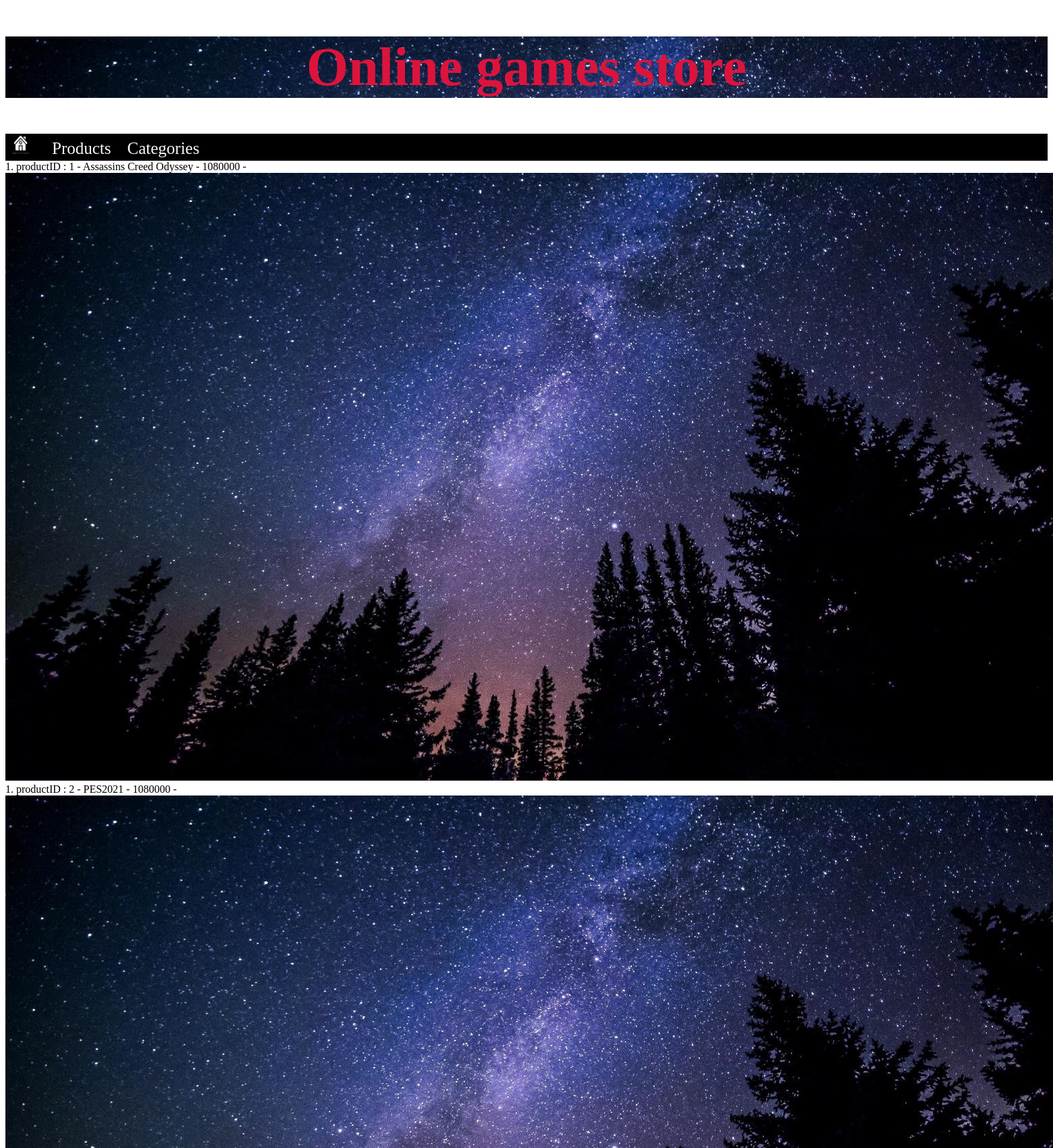
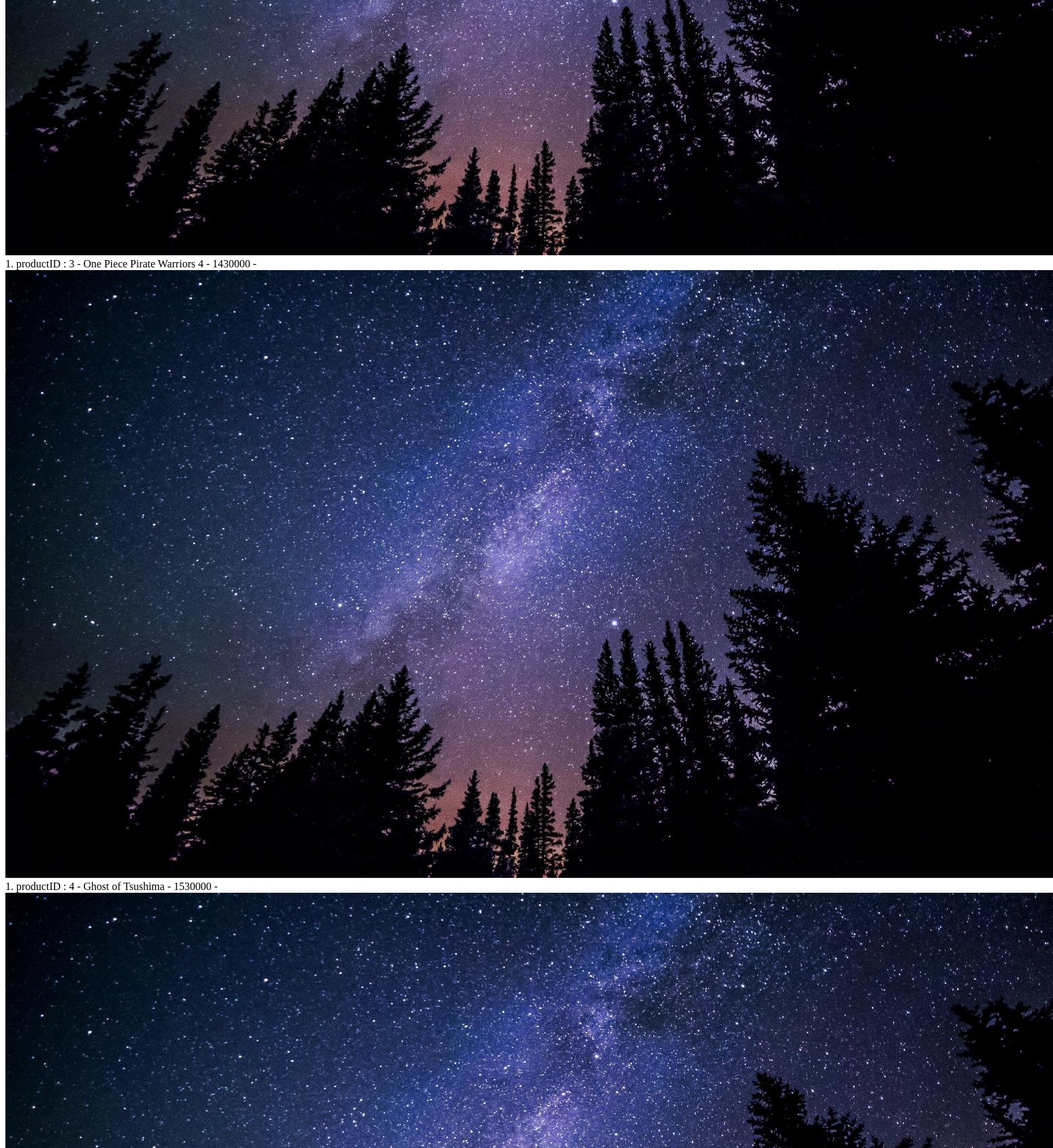
/products.php (upper part), run on the app's committed database (2 pictures, top to bottom).
### tables this page shows
CREATE TABLE `product` (
  `productID` int(11) NOT NULL AUTO_INCREMENT,
  `productName` varchar(255) NOT NULL,
  `productPrice` int(11) NOT NULL,
  `productImg` varchar(255) NOT NULL,
  `producer` varchar(255) NOT NULL,
  `available` tinyint(1) NOT NULL,
  `quantity` int(11) NOT NULL,
  PRIMARY KEY (`productID`)
);

### products.php (the view, shortened to what this page needs)
<!DOCTYPE html>
<html lang="en">
<head>
    <div style="text-align: center;background-repeat: no-repeat; font-family: fantasy;color: crimson;background-image: url(top_theme_2.jpg); font-size: 40px;"><h1>Online games store</h1></div>
    <div style="background-color : black;">
        <div id="topnav" style="height: 40px; width: 100%;overflow: hidden; position: relative; top: 0px;">
            <a href="index.html" title="Home" class="topnav_bar_item topnav_icon_home" ><img  src="home_icon.jpg" height="30px" width="25px"></a>
            <a class="topnav_bar_item" href="products.php" title="Store products">Products</a>
            <a class="topnav_bar_item" href="index.html" title="Store products">Categories</a>
        </div>
    </div>
</head>
<body>
<?php
    $server_name = 'localhost';
    $username ='khangth';
    $passwd ='Password1!';
    $database_name ="OnlineStore";
    $conn = mysqli_connect($server_name,$username,$passwd,$database_name);
        $sql_query="Select productID,productName,productPrice,productImg From product";
        $result = mysqli_query($conn,$sql_query);
        $count=1;
        if(mysqli_num_rows($result)>0){
            while($row = mysqli_fetch_assoc($result)){
                echo $count,'. productID : ',$row['productID'],' - ',$row['productName'],' - ',$row['productPrice'],' - ', '<img src="top_theme_2.jpg">';
            }
        }else{
            echo "0 results";
        }
?>
</body>
</html>

### products.php (style rules this page uses)
a.topnav_bar_item { text-decoration: none; font-family: fantasy; color: ghostwhite; font-size: 25px; padding-left: 20px; }
a.topnav_icon_home { padding: 10px; }

### data on the page
product: productID "1", productName "Assassins Creed Odyssey", productPrice "1080000"
product: productID "2", productName "PES2021", productPrice "1080000"
product: productID "3", productName "One Piece Pirate Warriors 4", productPrice "1430000"
product: productID "4", productName "Ghost of Tsushima", productPrice "1530000"
